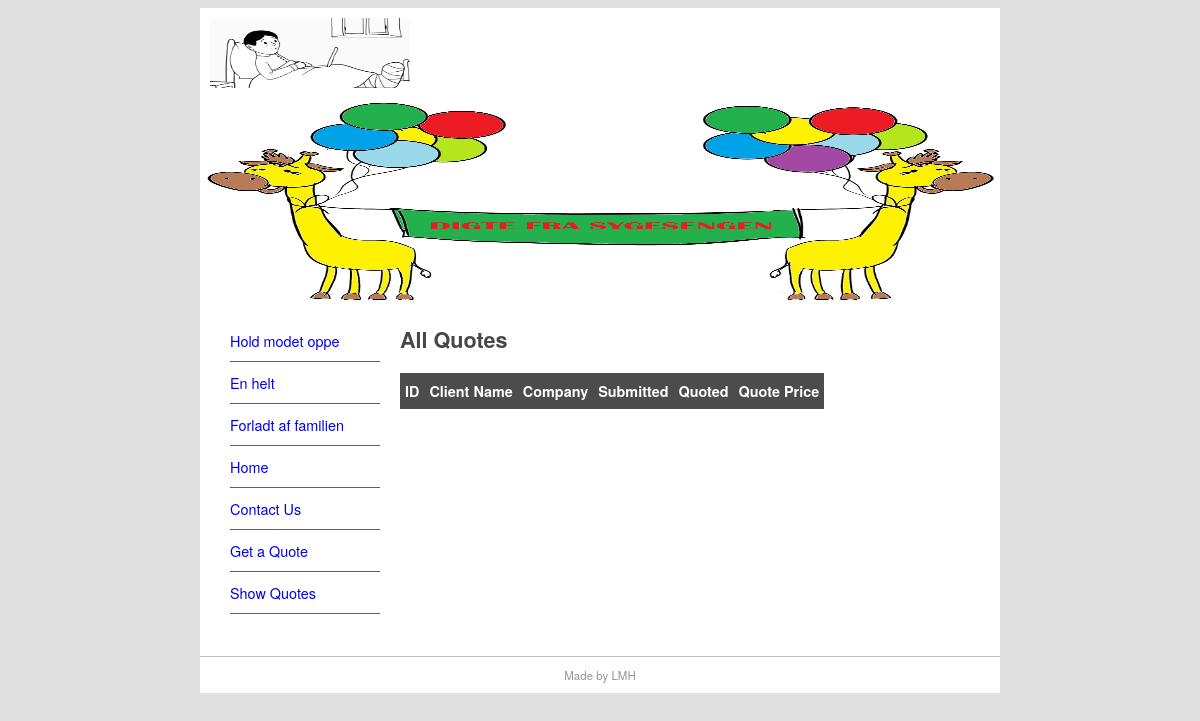
The app's page /quote/show, older data.
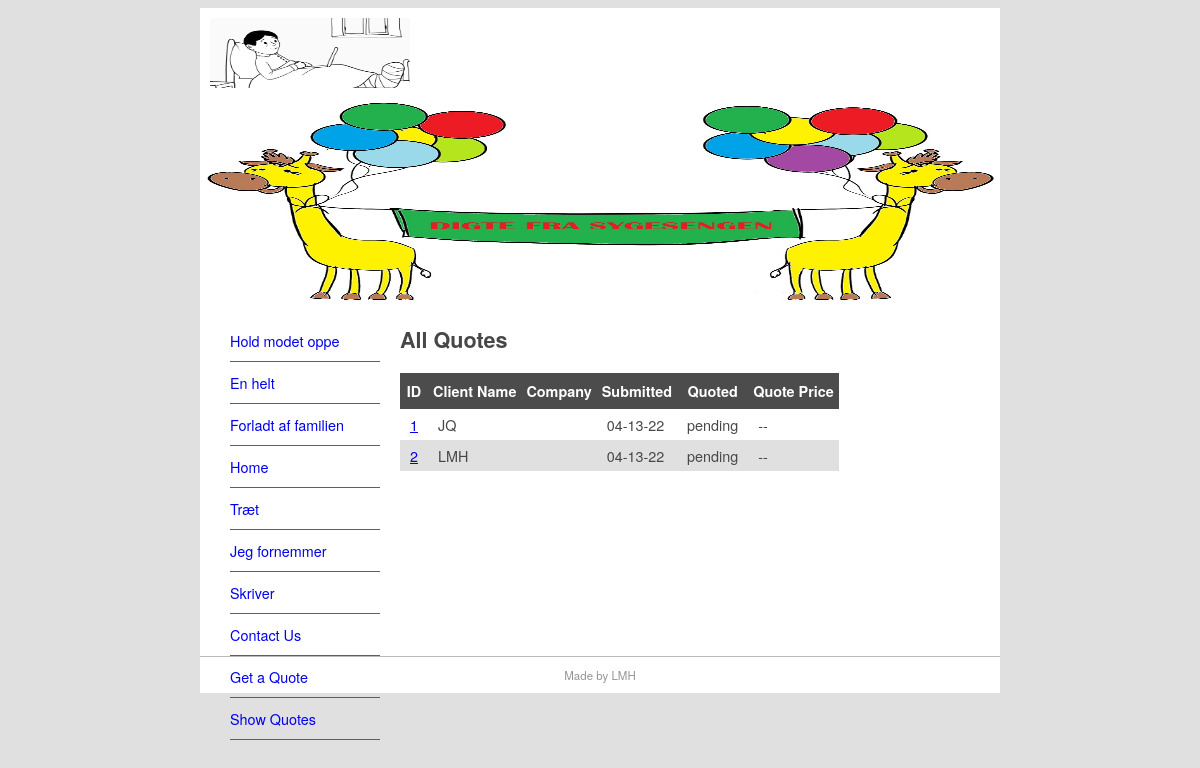
The same page, newer data.
### pages/models.py (models this page shows, shortened)
class Page(models.Model):
    title = models.CharField(max_length=60)
    permalink = models.CharField(max_length=12, unique=True)
    update_date = models.DateTimeField('Last updated')
    bodytext = models.TextField('Page Content', blank= True)

### quotes/models.py (models this page shows, shortened)
class Quote(models.Model):
    name = models.CharField(max_length=100)
    position = models.CharField(max_length=60, blank=True)
    company = models.CharField(max_length=60, blank= True)
    address = models.CharField(max_length=200, blank=True)
    phone = models.CharField(max_length=30, blank=True)
    email = models.EmailField()
    web = models.URLField(blank=True)
    description = models.TextField()
    sitestatus = models.CharField(max_length=20, choices= STATUS_CHOICES)
    priority = models.CharField(max_length=40, choices=PRIORITY_CHOICES)
    jobfile = models.FileField(upload_to='uploads/', blank=True)
    submitted = models.DateField(auto_now_add=True)
    quotedate = models.DateField(blank=True, null=True)
    quoteprice = models.DecimalField(decimal_places=2, max_digits=7, blank=True, default=0)
    username = models.ForeignKey(User, blank=True, null=True, on_delete=models.CASCADE)

### quotes/views.py (the view)
# urls.py: path('show', QuoteList.as_view(), name='showquotes'),
class QuoteList(ListView):
    model = Quote
    context_object_name = 'all_quotes'
    def get_context_data(self, **kwargs):
        context = super(QuoteList, self).get_context_data(**kwargs)
        context['page_list'] = Page.objects.all()
        return context

### quotes/templates/quotes/quote_list.html (shortened to what this page needs)
{% extends "quotes/quote.html" %}
{% block content %}
<h1>All Quotes</h1>
<table style="border-collapse:collapse">
    <tr class="quotehdr"><th>ID</th><th>Client Name
</th>
        <th>Company</th><th>Submitted</th>
        <th>Quoted</th><th>Quote Price</th>
    </tr>
    {% for quote in all_quotes %}
        <tr class="quoterow {% cycle '' 'altrow' %}">
            <td><a href="show/{{ quote.id }}">{{ quote.id }}</a></td>
            <td>{{ quote.name }}</td>
            <td>{{ quote.company }}</td>
            <td>{{ quote.submitted|date:"m-d-y" }}</td>
            <td>{{ quote.quotedate|date:"m-d-y"|default:"pending" }}</td>
            <td>{{ quote.quoteprice|default:"--" }}
</td>
        </tr>
    {% endfor %}
</table>
{% endblock content %}

### quotes/templates/quotes/quote.html (shortened to what this page needs)
{% extends "base.html" %}
{% block sidenav %}
    {% for page in page_list %}
        <li><a href="{{ page.permalink }}">{{ page.title }}</a></li>
    {% endfor %}
{% endblock sidenav %}

Row changes from the older to the newer data that the page shows:
added Page: title "Træt"
added Page: title "Jeg fornemmer"
added Page: title "Skriver"
added Quote: id "1", name "JQ", submitted "04-13-22", quotedate "pending", quoteprice "--"
added Quote: id "2", name "LMH", submitted "04-13-22", quotedate "pending", quoteprice "--"
